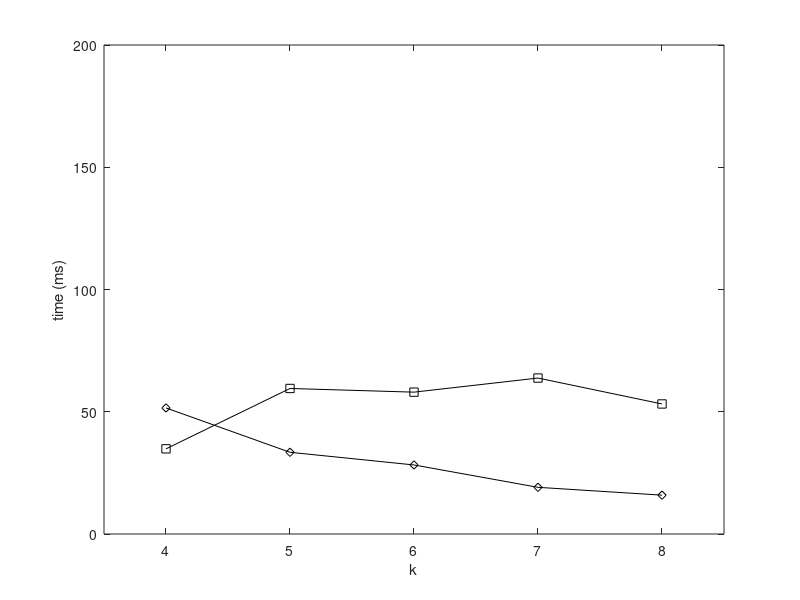

Here is the MATLAB script that generated this plot: (Note: this script raises an error after producing the figure.)
set(gcf,'color',[1, 1, 1]);
set(gcf,'unit','centimeters','position',[10 5 9 7]);

x=[1, 2, 3, 4, 5];
y1 = [444.7041892	383.4785152	361.6826972	325.6193501	302.3997079];
y2 = [34.83079042	59.52149179	58.01696374	63.78677478	53.18961362];
y3 = [51.56	33.42	28.24	19.09	15.89];

p2 = plot(x, y2, '-ks');
hold on;
p3 = plot(x, y3, '-kd');

xlabel('k');
ylabel('time (ms)');

axis([0.5 5.5 0.0 200]);

set(gca, 'xtick', 1:5, 'XTickLabel', {'4','5','6','7','8'});
leg=legend('Local','Dec', 2);
set(leg,'edgecolor','white');

set(gca, 'FontSize', 12);
set(get(gca, 'XLabel'), 'FontSize',12);
set(get(gca, 'YLabel'), 'FontSize',12);
set(findall(gcf,'type','line'),'linewidth',1.5);
set(gca, 'LineWidth', 1.5);